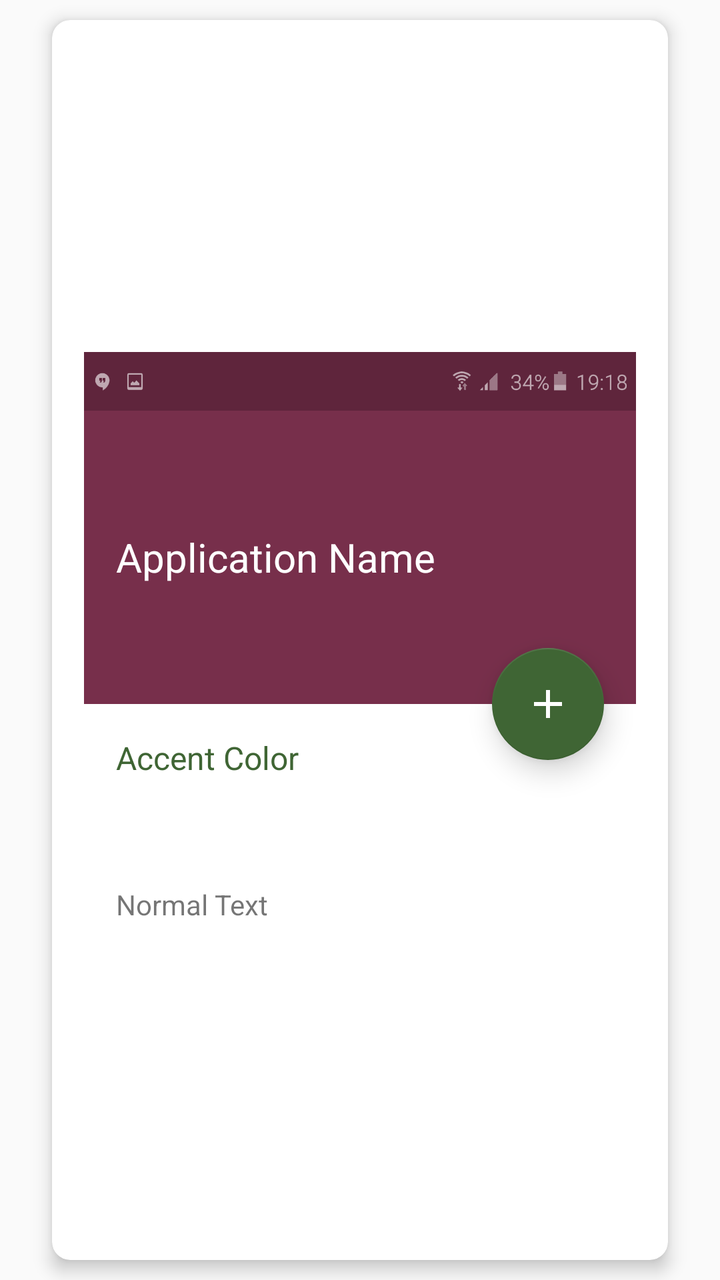
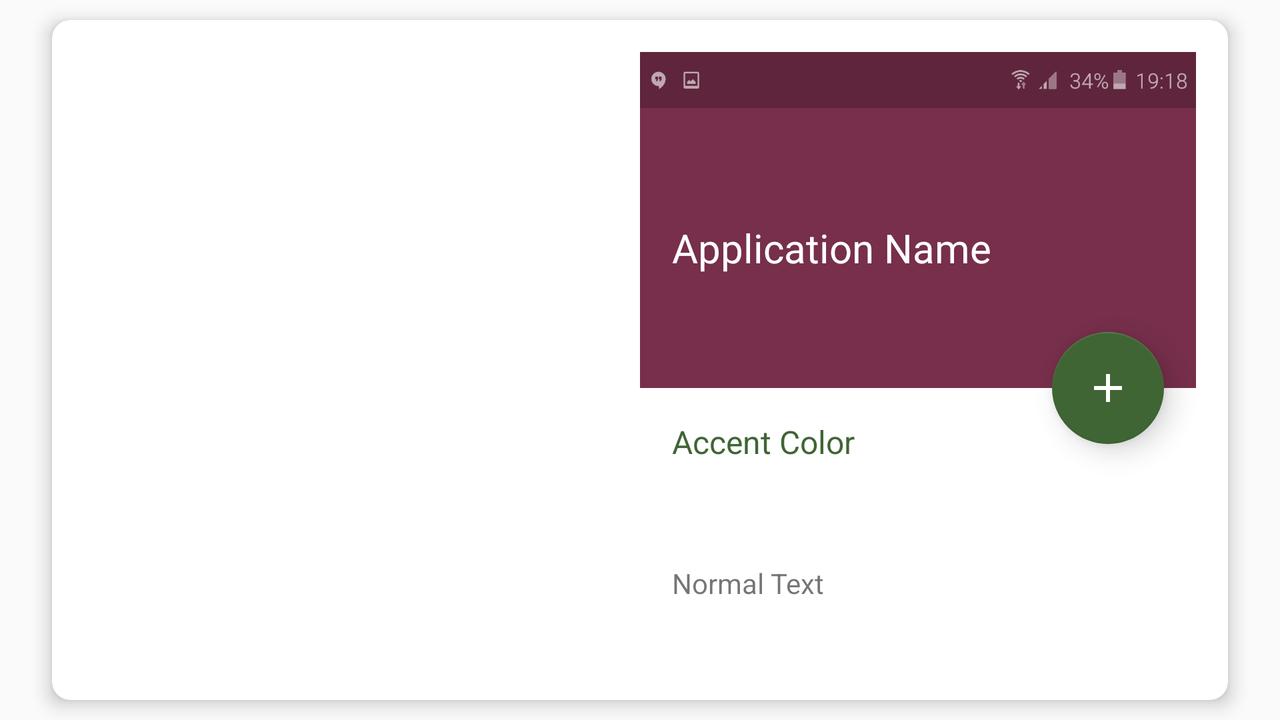

First picture: res/layout/ on a phone held upright. Second picture: the repository's own variant of that layout, on a device whose configuration matches the variant's folder. Source for both follows.
<!-- AndroidManifest.xml: application theme AppTheme -->
<!-- res/layout/palette_from_image_content.xml -->
<?xml version="1.0" encoding="utf-8"?>
<android.support.v4.widget.NestedScrollView
    xmlns:android="http://schemas.android.com/apk/res/android"
    xmlns:app="http://schemas.android.com/apk/res-auto"
    xmlns:tools="http://schemas.android.com/tools"
    android:layout_width="match_parent"
    android:layout_height="match_parent"
    android:layout_marginEnd="@dimen/activity_horizontal_margin"
    android:layout_marginStart="@dimen/activity_horizontal_margin"
    android:fillViewport="true"
    app:behavior_overlapTop="@dimen/palette_from_image_nested_scroll_overlap_top"
    app:layout_behavior="@string/appbar_scrolling_view_behavior"
    tools:showIn="@layout/activity_image_palette">

    <FrameLayout
        android:layout_width="match_parent"
        android:layout_height="match_parent">

        <android.support.v7.widget.CardView
            android:layout_width="match_parent"
            android:layout_height="wrap_content"
            android:layout_gravity="center"
            android:layout_margin="@dimen/card_view_margin_image_from_palette_content"
            app:cardBackgroundColor="@android:color/white"
            app:cardCornerRadius="@dimen/image_from_palette_content_card_corner_radius"
            app:cardElevation="@dimen/image_from_palette_main_content_card_elevation">

            <RelativeLayout
                android:layout_width="match_parent"
                android:layout_height="wrap_content"
                >

                <android.support.v7.widget.RecyclerView
                    android:id="@+id/swatchRecyclerView"
                    android:layout_width="match_parent"
                    android:layout_height="wrap_content"
                    android:layout_centerHorizontal="true"
                    android:padding="@dimen/swatch_recycler_view_padding"
                    app:layout_behavior="@string/appbar_scrolling_view_behavior"/>

                <FrameLayout
                    android:layout_width="wrap_content"
                    android:layout_height="match_parent"
                    android:layout_below="@id/swatchRecyclerView">

                    <include
                        layout="@layout/preview_layout"
                        android:layout_width="wrap_content"
                        android:layout_height="320dp"
                        android:layout_gravity="center"
                        android:layout_margin="@dimen/activity_horizontal_margin"/>
                </FrameLayout>
            </RelativeLayout>
        </android.support.v7.widget.CardView>
    </FrameLayout>

</android.support.v4.widget.NestedScrollView>
<!-- res/layout/preview_layout.xml (included above) -->
<?xml version="1.0" encoding="utf-8"?>
<android.support.design.widget.CoordinatorLayout
    xmlns:android="http://schemas.android.com/apk/res/android"
    xmlns:app="http://schemas.android.com/apk/res-auto"
    android:layout_width="match_parent"
    android:layout_height="match_parent"
    xmlns:tools="http://schemas.android.com/tools"
    tools:showIn="@layout/fragment_main_view">

    <LinearLayout
        xmlns:android="http://schemas.android.com/apk/res/android"
        android:layout_width="match_parent"
        android:layout_height="match_parent"
        android:orientation="vertical"
        android:weightSum="9"
        android:background="@android:color/white">

        <ImageView
            android:id="@+id/statusBar"
            android:layout_width="match_parent"
            android:layout_height="0dp"
            android:background="@color/colorPrimaryDark"
            android:contentDescription="@string/preview_image_status_bar_content_description"
            android:src="@drawable/status_bar_template"
            android:layout_weight="1"/>

        <TextView
            android:id="@+id/appTitleText"
            android:layout_width="match_parent"
            android:layout_height="0dp"
            android:layout_weight="5"
            android:background="@color/colorPrimary"
            android:gravity="center_vertical"
            android:paddingEnd="@dimen/preview_title_horizontal_padding"
            android:paddingStart="@dimen/preview_title_horizontal_padding"
            android:text="@string/application_name_text"
            android:textColor="@android:color/white"
            android:textSize="@dimen/preview_title_text_size"/>

        <TextView
            android:id="@+id/accentColorText"
            android:layout_width="match_parent"
            android:layout_height="0dp"
            android:layout_weight="2"
            android:layout_margin="@dimen/preview_accent_text_margin"
            android:text="@string/preview_text_accent_color"
            android:textColor="@color/colorAccent"
            android:textSize="@dimen/preview_accent_color_text_size"/>

        <TextView
            android:layout_width="match_parent"
            android:layout_height="0dp"
            android:layout_weight="1"
            android:layout_marginBottom="@dimen/preview_normal_text_margin_bottom"
            android:layout_marginStart="@dimen/preview_normal_text_margin_start"
            android:text="@string/preview_text_normal_text"/>

    </LinearLayout>

    <android.support.design.widget.FloatingActionButton
        android:id="@+id/fab"
        android:layout_width="wrap_content"
        android:layout_height="wrap_content"
        android:layout_margin="@dimen/fab_margin"
        android:src="@drawable/ic_add"
        android:tint="@android:color/white"
        app:backgroundTint="?attr/colorAccent"
        app:elevation="@dimen/fab_elevation"
        app:layout_anchor="@id/appTitleText"
        app:layout_anchorGravity="bottom|end"
        />
</android.support.design.widget.CoordinatorLayout>
<!-- resources referenced by this layout -->
<resources>
  <color name="colorAccent">#3f6534</color>
  <color name="colorPrimary">#772f4b</color>
  <color name="colorPrimaryDark">#5f253c</color>
  <dimen name="activity_horizontal_margin">16dp</dimen>
  <dimen name="card_view_margin_image_from_palette_content">10dp</dimen>
  <dimen name="fab_elevation">8dp</dimen>
  <dimen name="fab_margin">16dp</dimen>
  <dimen name="image_from_palette_content_card_corner_radius">9dp</dimen>
  <dimen name="image_from_palette_main_content_card_elevation">5dp</dimen>
  <dimen name="palette_from_image_nested_scroll_overlap_top">192dp</dimen>
  <dimen name="preview_accent_color_text_size">16sp</dimen>
  <dimen name="preview_accent_text_margin">16dp</dimen>
  <dimen name="preview_normal_text_margin_bottom">24dp</dimen>
  <dimen name="preview_normal_text_margin_start">16dp</dimen>
  <dimen name="preview_title_horizontal_padding">16dp</dimen>
  <dimen name="preview_title_text_size">20sp</dimen>
  <dimen name="swatch_recycler_view_padding">16dp</dimen>
  <!-- drawable ic_add (drawable) -->
  <vector xmlns:android="http://schemas.android.com/apk/res/android"
      android:width="24dp"
      android:height="24dp"
      android:autoMirrored="true"
      android:viewportHeight="24.0"
      android:viewportWidth="24.0">
      <path
          android:fillColor="#FF000000"
          android:pathData="M19,13h-6v6h-2v-6H5v-2h6V5h2v6h6v2z" />
  </vector>
  <!-- drawable status_bar_template: png bitmap (drawable-nodpi, 504066 bytes) -->
  <string name="application_name_text">Application Name</string>
  <string name="preview_image_status_bar_content_description">Preview image status bar</string>
  <string name="preview_text_accent_color">Accent Color</string>
  <string name="preview_text_normal_text">Normal Text</string>
  <style name="AppTheme" parent="Theme.AppCompat.Light.DarkActionBar">
          
          <item name="colorPrimary">@color/colorPrimary</item>
          <item name="colorPrimaryDark">@color/colorPrimaryDark</item>
          <item name="colorAccent">@color/colorAccent</item>
      </style>
</resources>
<!-- res/layout-land/palette_from_image_content.xml (the repository's variant of the layout above) -->
<!-- drawn on the phone turned sideways -->
<?xml version="1.0" encoding="utf-8"?>
<android.support.v4.widget.NestedScrollView
    xmlns:android="http://schemas.android.com/apk/res/android"
    xmlns:app="http://schemas.android.com/apk/res-auto"
    xmlns:tools="http://schemas.android.com/tools"
    android:layout_width="match_parent"
    android:layout_height="match_parent"
    android:layout_marginEnd="@dimen/activity_horizontal_margin"
    android:layout_marginStart="@dimen/activity_horizontal_margin"
    android:background="@android:color/transparent"
    android:fillViewport="true"
    app:behavior_overlapTop="@dimen/palette_from_image_nested_scroll_overlap_top"
    app:layout_behavior="@string/appbar_scrolling_view_behavior"
    tools:showIn="@layout/activity_image_palette"
    >

    <FrameLayout
        android:layout_width="match_parent"
        android:layout_height="match_parent">

        <android.support.v7.widget.CardView
            android:layout_width="match_parent"
            android:layout_height="match_parent"
            android:padding="@dimen/activity_horizontal_margin"
            android:layout_margin="@dimen/card_view_margin_image_from_palette_content"
            app:cardBackgroundColor="@android:color/white"
            app:cardCornerRadius="@dimen/image_from_palette_content_card_corner_radius"
            app:cardElevation="@dimen/image_from_palette_main_content_card_elevation">

            <LinearLayout
                android:layout_width="match_parent"
                android:layout_height="match_parent"
                android:orientation="horizontal"
                android:weightSum="2">

                <android.support.v7.widget.RecyclerView
                    android:id="@+id/swatchRecyclerView"
                    android:layout_width="0dp"
                    android:layout_height="match_parent"
                    android:layout_weight="1"
                    android:padding="@dimen/swatch_recycler_view_padding"
                    app:layout_behavior="@string/appbar_scrolling_view_behavior"
                    />

                <include
                    layout="@layout/preview_layout"
                    android:layout_width="0dp"
                    android:layout_height="match_parent"
                    android:layout_gravity="center"
                    android:layout_margin="@dimen/activity_horizontal_margin"
                    android:layout_weight="1"/>
            </LinearLayout>

        </android.support.v7.widget.CardView>
    </FrameLayout>

</android.support.v4.widget.NestedScrollView>
<!-- resources referenced by the variant -->
<!-- as the phone turned sideways resolves them -->
<resources>
  <color name="colorAccent">#3f6534</color>
  <color name="colorPrimary">#772f4b</color>
  <color name="colorPrimaryDark">#5f253c</color>
  <dimen name="activity_horizontal_margin">16dp</dimen>
  <dimen name="card_view_margin_image_from_palette_content">10dp</dimen>
  <dimen name="fab_elevation">8dp</dimen>
  <dimen name="fab_margin">16dp</dimen>
  <dimen name="image_from_palette_content_card_corner_radius">9dp</dimen>
  <dimen name="image_from_palette_main_content_card_elevation">5dp</dimen>
  <!-- from res/values-land/ -->
  <dimen name="palette_from_image_nested_scroll_overlap_top">128dp</dimen>
  <dimen name="preview_accent_color_text_size">16sp</dimen>
  <dimen name="preview_accent_text_margin">16dp</dimen>
  <dimen name="preview_normal_text_margin_bottom">24dp</dimen>
  <dimen name="preview_normal_text_margin_start">16dp</dimen>
  <dimen name="preview_title_horizontal_padding">16dp</dimen>
  <dimen name="preview_title_text_size">20sp</dimen>
  <dimen name="swatch_recycler_view_padding">16dp</dimen>
  <!-- drawable ic_add (drawable) -->
  <vector xmlns:android="http://schemas.android.com/apk/res/android"
      android:width="24dp"
      android:height="24dp"
      android:autoMirrored="true"
      android:viewportHeight="24.0"
      android:viewportWidth="24.0">
      <path
          android:fillColor="#FF000000"
          android:pathData="M19,13h-6v6h-2v-6H5v-2h6V5h2v6h6v2z" />
  </vector>
  <!-- drawable status_bar_template: png bitmap (drawable-nodpi, 504066 bytes) -->
  <string name="application_name_text">Application Name</string>
  <string name="preview_image_status_bar_content_description">Preview image status bar</string>
  <string name="preview_text_accent_color">Accent Color</string>
  <string name="preview_text_normal_text">Normal Text</string>
  <style name="AppTheme" parent="Theme.AppCompat.Light.DarkActionBar">
          
          <item name="colorPrimary">@color/colorPrimary</item>
          <item name="colorPrimaryDark">@color/colorPrimaryDark</item>
          <item name="colorAccent">@color/colorAccent</item>
      </style>
</resources>
